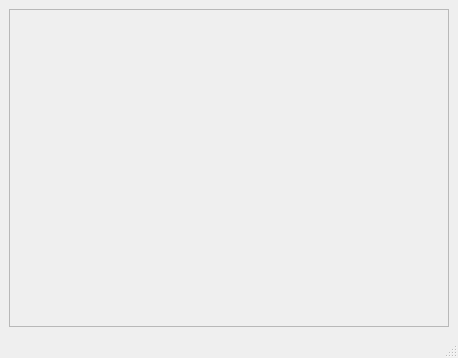
<?xml version="1.0" encoding="UTF-8"?>
<ui version="4.0">
 <class>MainWindow</class>
 <widget class="QMainWindow" name="MainWindow">
  <property name="geometry">
   <rect>
    <x>0</x>
    <y>0</y>
    <width>458</width>
    <height>358</height>
   </rect>
  </property>
  <property name="windowTitle">
   <string>MainWindow</string>
  </property>
  <widget class="QWidget" name="centralwidget">
   <layout class="QVBoxLayout" name="verticalLayout">
    <item>
     <widget class="ArmVisualizeWidget" name="armWidget">
      <property name="frameShape">
       <enum>QFrame::StyledPanel</enum>
      </property>
      <property name="frameShadow">
       <enum>QFrame::Raised</enum>
      </property>
     </widget>
    </item>
   </layout>
  </widget>
  <widget class="QMenuBar" name="menubar">
   <property name="geometry">
    <rect>
     <x>0</x>
     <y>0</y>
     <width>458</width>
     <height>17</height>
    </rect>
   </property>
  </widget>
  <widget class="QStatusBar" name="statusbar"/>
 </widget>
 <customwidgets>
  <customwidget>
   <class>ArmVisualizeWidget</class>
   <extends>QFrame</extends>
   <header>armvisualizewidget.h</header>
   <container>1</container>
  </customwidget>
 </customwidgets>
 <resources/>
 <connections/>
</ui>
